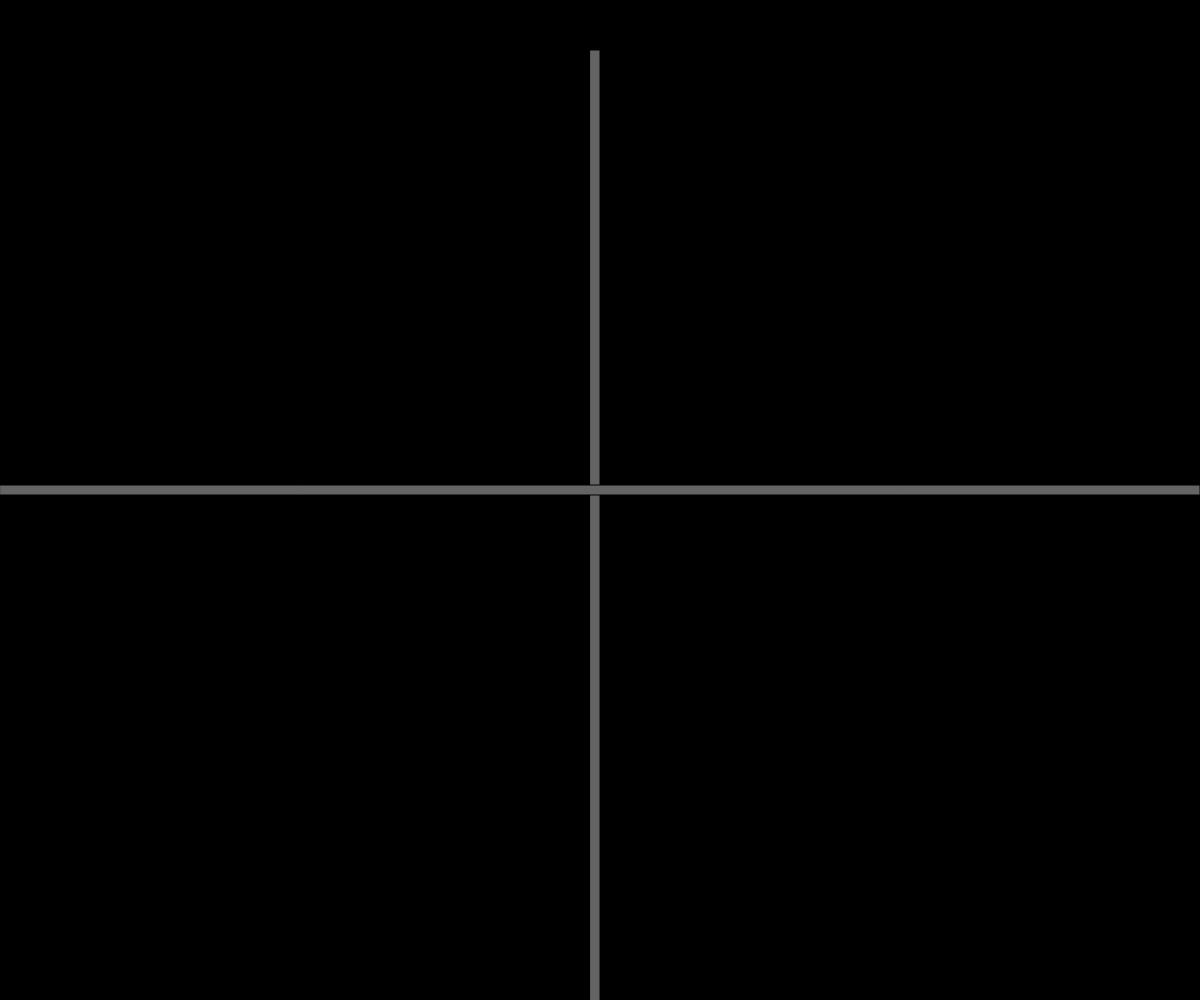
Frame 1 (no input)
Frame 60 (no input): identical to frame 1, image omitted
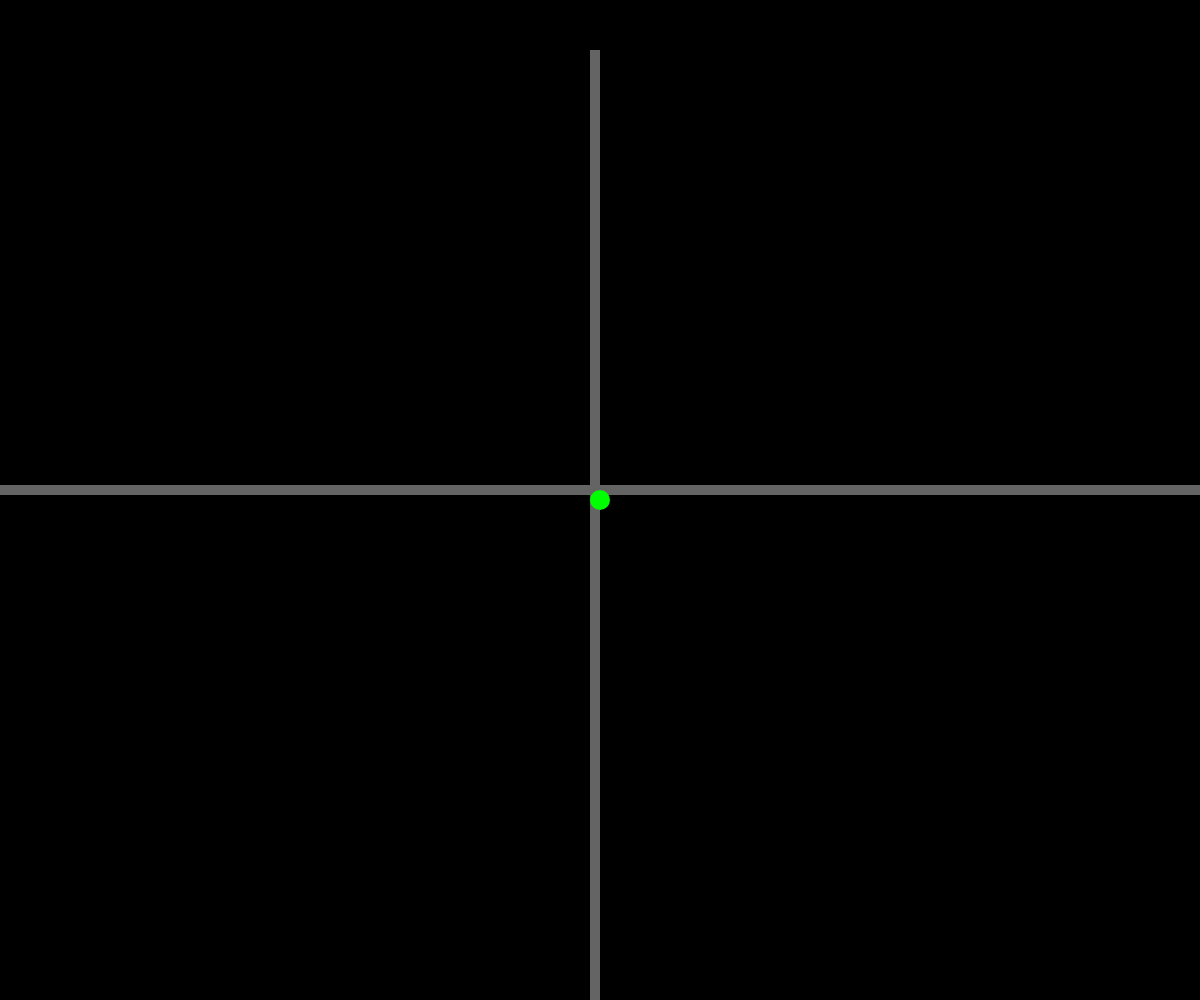
Frame 120 (the mouse pressed at the canvas centre since frame 60)

The p5.js sketch that drew these frames (run headless with seeded random() and noise() and a simulated clock; from frame 60 on, the mouse is pressed at the canvas centre):

// p5.js sketch
// ── sketch.js
// Project Title
// Your Name
// Date
//
// Extra for Experts:
// - describe what you did to take this project "above and beyond"

class Ball {
  constructor(x, y, infector){
    this.x = x;
    this.y = y;
    this.radius = 10;
    this.dx = random(-10, 10);
    this.dy = random(-10, 10);
    this.color = color(0,255,0,255);
    this.isCollide = false;
    this.infector = infector;
  }

  display(){
    noStroke();
    if(this.isCollide){
      fill(255,0,0,255);
    }
    else{
      if(this.infector == true){
        fill(255,0,0,255);
      }
      else{
        fill(this.color);
      }
    }
    ellipse(this.x, this.y, this.radius*2, this.radius*2);
  }

  update() {
    this.x += this.dx;
    this.y += this.dy;

    if (this.y <= 0 + this.radius || this.y >= height - this.radius) {
      this.dy *= -1;
    }
    if (this.x <= 0 + this.radius || this.x >= width - this.radius) {
      this.dx *= -1;
    }
  }

  wallCollide(){
    if(this.y>50){
      if(this.x >= windowWidth/2-this.radius && this.x < windowWidth/2){
        this.dx *= -1;
      }
      if(this.x <= windowWidth/2+this.radius && this.x > windowWidth/2){
        this.dx *= -1;
      }
    }
  }

  wallCollideTwo(){//0,windowHeight/2-10,windowWidth,10
    if(this.y >= windowHeight/2-10-this.radius && this.y < windowHeight/2-10){
      this.dy *= -1;
    }
    if(this.y <= windowHeight/2-10+this.radius && this.y > windowHeight/2-10){
      this.dy *= -1;
    }
  }

  collision(otherBall, time){
    if (dist(this.x,this.y,otherBall.x,otherBall.y) <= this.radius + otherBall.radius){
      this.isCollide = true;
      otherBall.isCollide = true;
      let tempDx = this.dx;
      let tempDy = this.dy;
      this.dx = otherBall.dx;
      this.dy = otherBall.dy;
      otherBall.dx = tempDx;
      otherBall.dy = tempDy;
      if(otherBall.infector == true){
        this.infector = true;
      }
    }
  }
}

let ballArray = [];
let time;
let state;

function setup() {
  createCanvas(windowWidth, windowHeight);
  state = 2;
}

function mousePressed(){
  let someBall = new Ball(mouseX, mouseY, false);
  ballArray.push(someBall);
}

function keyPressed(){
  let someBall = new Ball(mouseX, mouseY, true);
  ballArray.push(someBall);
}

function draw() {
  stateLord();
}

function stateLord() {
  if(state == 0){
    systemOne();
  }
  else if(state == 1){
    systemTwo();
  }
  else if(state == 2){
    systemThree();
  }
}

function systemOne(){
  background(0);
  time = time + 0.01;
  for (let i=ballArray.length-1; i >= 0; i--){
    ballArray[i].isCollide = false;
    for (let j=ballArray.length-1; j >= 0; j--){
      if(i !== j){
        //dont check collision against itself
        ballArray[i].collision(ballArray[j], 0);
      }
    }
    ballArray[i].update();
    ballArray[i].display();
  }
}

function systemTwo(){
  background(0);
  displayWall();
  time = time + 0.01;
  for (let i=ballArray.length-1; i >= 0; i--){
    ballArray[i].isCollide = false;
    for (let j=ballArray.length-1; j >= 0; j--){
      if(i !== j){
        //dont check collision against itself
        ballArray[i].collision(ballArray[j], 0);
      }
    }
    ballArray[i].update();
    ballArray[i].wallCollide();
    ballArray[i].display();
  }
}

function systemThree(){
  background(0);
  displayWall();
  displayWallTwo();
  time = time + 0.01;
  for (let i=ballArray.length-1; i >= 0; i--){
    ballArray[i].isCollide = false;
    for (let j=ballArray.length-1; j >= 0; j--){
      if(i !== j){
        ballArray[i].collision(ballArray[j], 0);
      }
    }
    ballArray[i].update();
    ballArray[i].wallCollide();
    ballArray[i].wallCollideTwo();
    ballArray[i].display();
  }
}

function displayWall(){
  fill(100);
  rect(windowWidth/2-10,50,10,windowHeight);
}

function displayWallTwo(){
  fill(100);
  rect(0,windowHeight/2-15,windowWidth,10);
}
